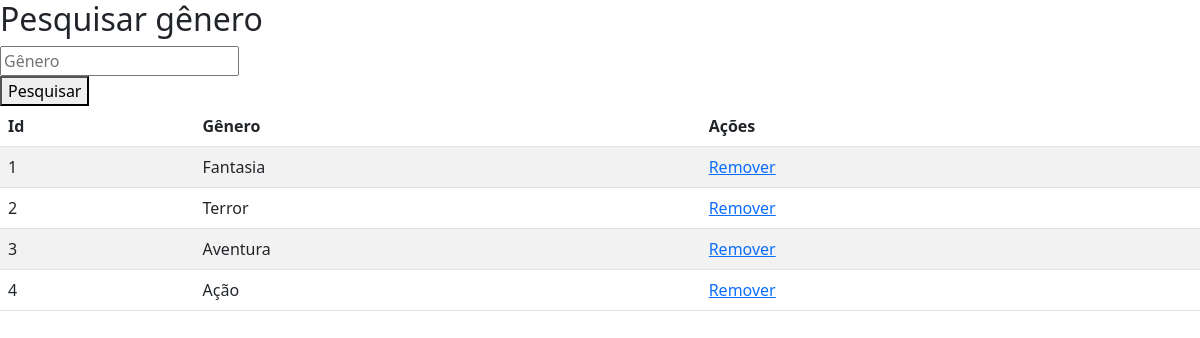
Screenshot of /filme-genero/genero-lista.php with the database file from the repository.
### tables this page shows
CREATE TABLE IF NOT EXISTS `genero` (
  `id_genero` int NOT NULL AUTO_INCREMENT,
  `Genero` varchar(250) NOT NULL,
  PRIMARY KEY (`id_genero`)
);

### filme-genero/genero-lista.php (the view, shortened to what this page needs)
<?php include("conexao.php"); ?>
<!DOCTYPE html>
<html lang="en">
<head>
    <link href="https://cdn.jsdelivr.net/npm/bootstrap@5.3.0-alpha3/dist/css/bootstrap.min.css" rel="stylesheet">
</head>
<body>
<section>
  <div>
  <h2>Pesquisar gênero</h2>
  </div>
  <form method="post">
    <div>
      <input type="text" placeholder="Gênero" name="txPesquisar" required />
    </div>
    <div>
      <button> Pesquisar </button>
    </div>
    </form>
  </section>
    <section>
        <table class="table table-striped">
            <thead>
            <tr>
                <th scope="col">Id</th>
                <th scope="col">Gênero</th>
                <th scope="col">Ações</th>
            </tr>
            </thead>
            <tbody>
            <?php
          if(isset($_POST['txPesquisar'])){
            $nome = $_POST['txPesquisar'];
            $stmt = $pdo -> prepare("SELECT * FROM genero where Genero = '$nome'");
          }else{
            $stmt = $pdo->prepare("select * from genero");
          }
          $stmt ->execute();
                while($row = $stmt ->fetch(PDO::FETCH_BOTH)){
                  echo "<tr class='celula'>";
                    echo "<td> $row[0] </td>";
                    echo "<td> $row[1] </td>";
                    echo "<td>
                            <a href='genero-remover.php?id=$row[0]'> Remover </a>
                          </td>";
                  echo "</tr>";
                }
            ?>
            </tbody>
        </table>
    </section>
</body>
</html>

### rows the page displays
genero: id_genero "1", Genero "Fantasia"
genero: id_genero "2", Genero "Terror"
genero: id_genero "3", Genero "Aventura"
genero: id_genero "4", Genero "Ação"
